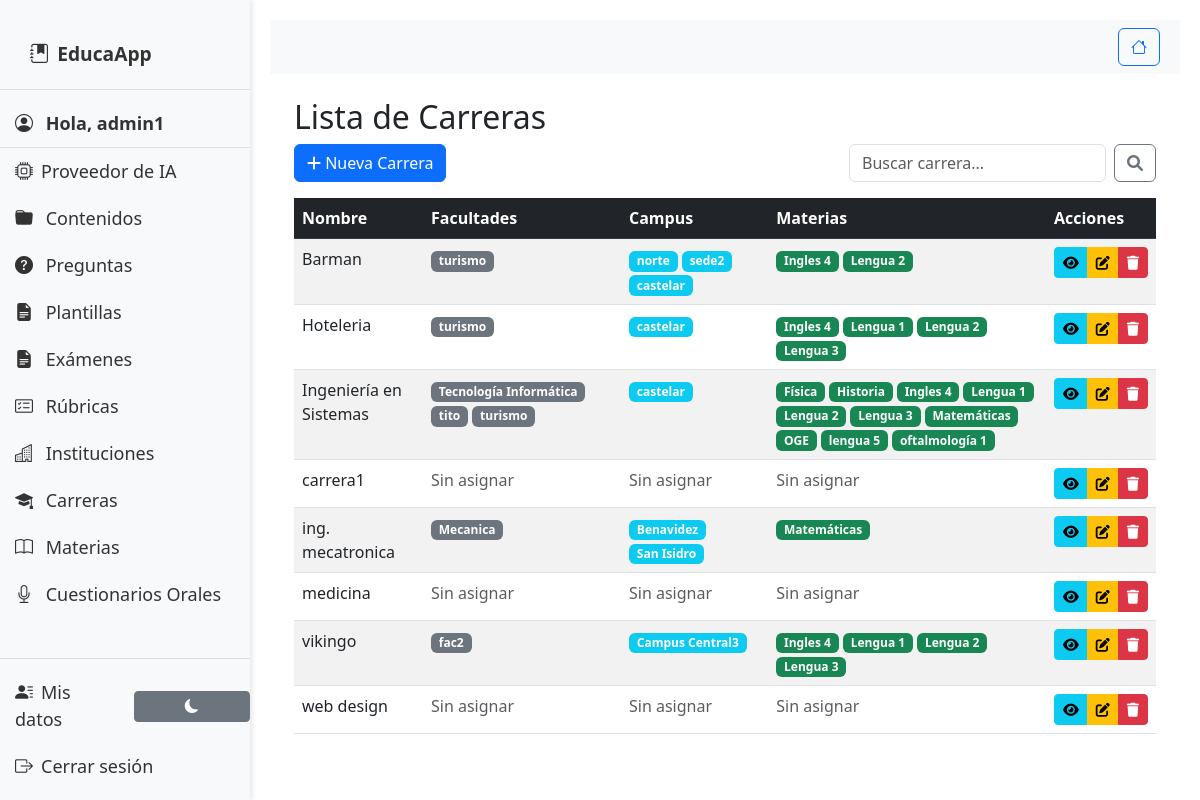
Before: /careers/ (signed in) with the older database file.
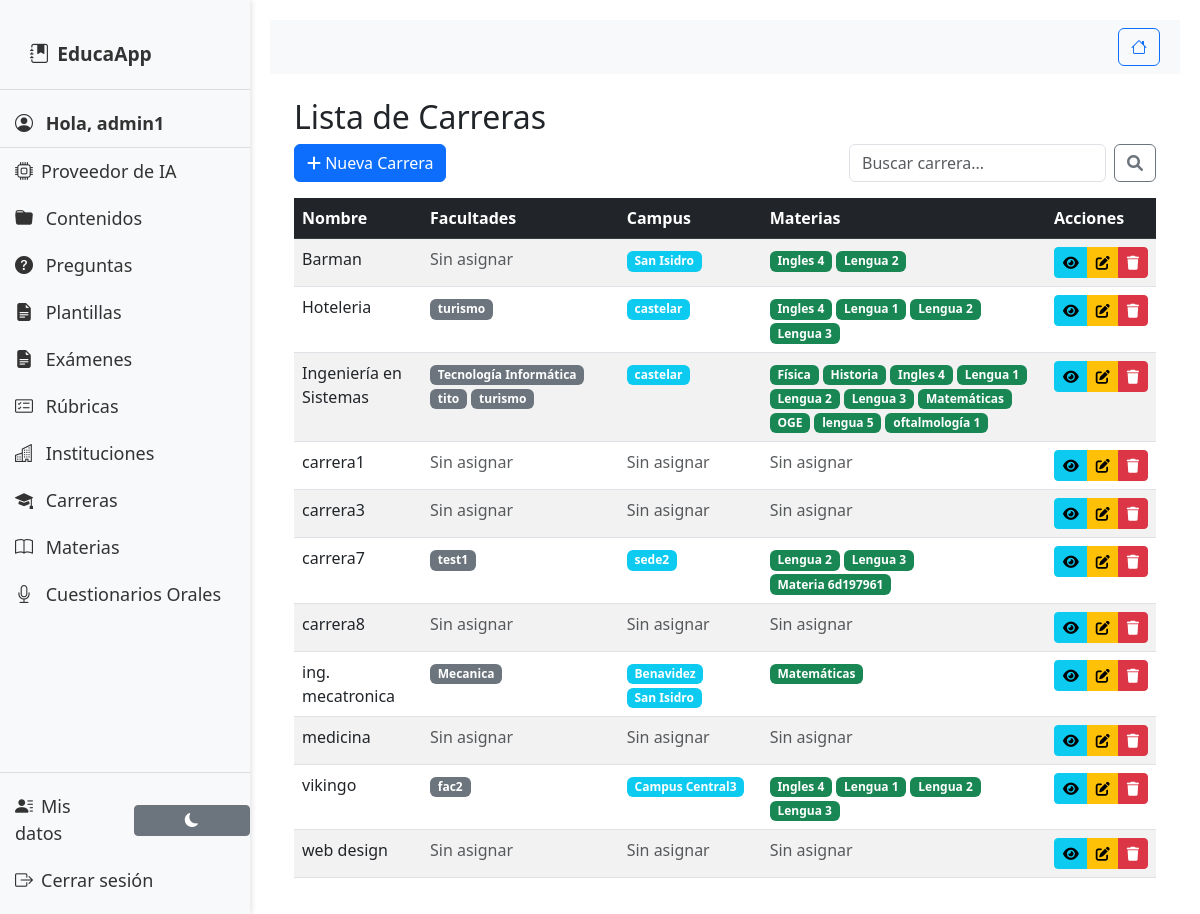
After: the same page with the newer database file.
### material/models.py (models this page shows, shortened)
class Career(models.Model):
    name = models.CharField(
        max_length=255,
        verbose_name="Nombre de la Carrera",
        unique=True,
        help_text="Nombre completo de la carrera"
    )
    faculties = models.ManyToManyField(
        FacultyV2,
        blank=True,
        verbose_name="Facultades",
        related_name="career_faculties"  # related_name único
    )
    subjects = models.ManyToManyField(
        Subject,
        blank=True,
        verbose_name="Materias",
        related_name="career_subjects"  # related_name único
    )
    campus = models.ManyToManyField(
        CampusV2,
        blank=True,
        verbose_name="Campus",
        related_name="career_campuses"  # related_name único
    )
    created_at = models.DateTimeField(
        auto_now_add=True,
        verbose_name="Fecha de creación"
    )
    updated_at = models.DateTimeField(
        auto_now=True,
        verbose_name="Última actualización"
    )
    class Meta:
        verbose_name = "Carrera"
        verbose_name_plural = "Carreras"
        ordering = ['name']
        indexes = [
            models.Index(fields=['name']),
        ]

class FacultyV2(models.Model):
    institution = models.ForeignKey(
        InstitutionV2,
        on_delete=models.CASCADE,
        related_name='facultyv2_set',
        verbose_name="Institución"
    )
    name = models.CharField(
        max_length=255,
        verbose_name="Nombre de la Facultad",
        help_text="Nombre de la facultad"
    )
    is_active = models.BooleanField(
        default=True,
        verbose_name="Activa",
        help_text="Indica si la facultad está activa"
    )
    created_at = models.DateTimeField(auto_now_add=True)
    updated_at = models.DateTimeField(auto_now=True)
    class Meta:
        verbose_name = "Facultad"
        verbose_name_plural = "Facultades"
        ordering = ['name']
        unique_together = ['institution', 'name']

class CampusV2(models.Model):
    institution = models.ForeignKey(
        InstitutionV2,
        on_delete=models.CASCADE,
        related_name='campusv2_set',
        verbose_name="Institución"
    )
    name = models.CharField(
        max_length=255,
        verbose_name="Nombre de la Sede",
        help_text="Nombre de la sede"
    )
    address = models.TextField(
        verbose_name="Dirección",
        help_text="Dirección completa de la sede",
        blank=True,
        null=True
    )
    is_active = models.BooleanField(
        default=True,
        verbose_name="Activa",
        help_text="Indica si la sede está activa"
    )
    created_at = models.DateTimeField(auto_now_add=True)
    updated_at = models.DateTimeField(auto_now=True)
    class Meta:
        verbose_name = "Sede V2"
        verbose_name_plural = "Sedes V2"
        constraints = [
            models.UniqueConstraint(
                fields=['institution', 'name'],
                name='unique_campus_name_per_institution'
            )
        ]

class Subject(models.Model):
    name = models.CharField(max_length=100)
    careers = models.ManyToManyField('Career', related_name='subject_careers')
    created_at = models.DateTimeField(auto_now_add=True)
    updated_at = models.DateTimeField(auto_now=True)
    learning_outcomes = models.TextField(
        blank=True,
        null=True,
        help_text="Legacy field - almacena outcomes en texto o JSON"
    )
    class Meta:
        db_table = 'material_subjects'
        verbose_name = 'Subject'
        verbose_name_plural = 'Subjects'
        ordering = ['name']

### material/views.py (the view)
# urls.py: path('careers/', material_views.career_list, name='career_list'),
@login_required
def career_list(request):
    careers = Career.objects.all().prefetch_related('faculties', 'campus', 'subjects')
    return render(request, 'material/careers/list.html', {'careers': careers})

### material/templatetags/message_tags.py (called while the page is built)
@register.simple_tag(takes_context=True)
def get_filtered_messages(context, categories=None):
    request = context['request']
    messages = get_messages(request)
    messages_list = list(messages)
    if categories:
        if isinstance(categories, str):
            category_list = [cat.strip() for cat in categories.split(',')]
        else:
            category_list = [categories]
        filtered_messages = []
        for message in messages_list:
            message_tags = message.extra_tags if message.extra_tags else 'general'
            message_categories = [tag.strip() for tag in message_tags.split(',')]
            if any(cat in category_list for cat in message_categories):
                filtered_messages.append(message)
        return filtered_messages
    else:
        return messages_list

@register.inclusion_tag('material/components/messages.html', takes_context=True)
def show_messages(context, categories=None):
    filtered_messages = get_filtered_messages(context, categories)
    return {'messages': filtered_messages}

### material/templates/material/careers/list.html (shortened to what this page needs)
{% extends 'material/base.html' %}
{% load crispy_forms_tags %}
{% block content %}
<div class="container mt-4">
    <h2>Lista de Carreras</h2>
    <div class="d-flex justify-content-between mb-3">
        <a href="{% url 'material:career_create_simple' %}" class="btn btn-primary">
            <i class="fas fa-plus"></i> Nueva Carrera
        </a>
        <form method="get" class="d-flex">
            <input type="text" name="q" class="form-control me-2" placeholder="Buscar carrera..."
                   value="{{ request.GET.q }}">
            <button type="submit" class="btn btn-outline-secondary">
                <i class="fas fa-search"></i>
            </button>
        </form>
    </div>
    <div class="table-responsive">
        <table class="table table-striped table-hover">
            <thead class="table-dark">
                <tr>
                    <th>Nombre</th>
                    <th>Facultades</th>
                    <th>Campus</th>
                    <th>Materias</th>
                    <th>Acciones</th>
                </tr>
            </thead>
            <tbody>
                {% for career in careers %}
                <tr>
                    <td>{{ career.name }}</td>
                    <td>
                        {% for faculty in career.faculties.all %}
                        <span class="badge bg-secondary">{{ faculty.name }}</span>
                        {% empty %}
                        <span class="text-muted">Sin asignar</span>
                        {% endfor %}
                    </td>
                    <td>
                        {% for campus in career.campus.all %}
                        <span class="badge bg-info">{{ campus.name }}</span>
                        {% empty %}
                        <span class="text-muted">Sin asignar</span>
                        {% endfor %}
                    </td>
                    <td>
                        {% for subject in career.subjects.all %}
                        <span class="badge bg-success">{{ subject.name }}</span>
                        {% empty %}
                        <span class="text-muted">Sin asignar</span>
                        {% endfor %}
                    </td>
                    <td>
                        <div class="btn-group" role="group">
                            <a href="{% url 'material:career_detail' pk=career.pk %}"
                               class="btn btn-sm btn-info" title="Ver detalles">
                                <i class="fas fa-eye"></i>
                            </a>
                            <a href="{% url 'material:career_associations' pk=career.pk %}"
                               class="btn btn-sm btn-warning" title="Editar carrera">
                                <i class="fas fa-edit"></i>
                            </a>
                            <a href="{% url 'material:delete_career' pk=career.pk %}"
                               class="btn btn-sm btn-danger" title="Eliminar">
                                <i class="fas fa-trash"></i>
                            </a>
                        </div>
                    </td>
                </tr>
                {% empty %}
                <tr>
                    <td colspan="5" class="text-center">No hay carreras registradas</td>
                </tr>
                {% endfor %}
            </tbody>
        </table>
    </div>
</div>
{% endblock %}

Changed rows visible on the page:
changed Career "Barman": loses CampusV2 (name "norte"); gains CampusV2 (name "San Isidro"); loses FacultyV2 (name "turismo"); loses CampusV2 (name "sede2"); loses CampusV2 (name "castelar"); now shows "Sin asignar"
added Career: name "carrera3"
added Career: name "carrera7", CampusV2 (name "sede2"), Subject (name "Lengua 2"), Subject (name "Lengua 3")
now on this page (row unchanged): FacultyV2: name "test1", shown under "carrera7"
now on this page (row unchanged): Subject: name "Materia 6d197961", shown under "carrera7"
added Career: name "carrera8"
